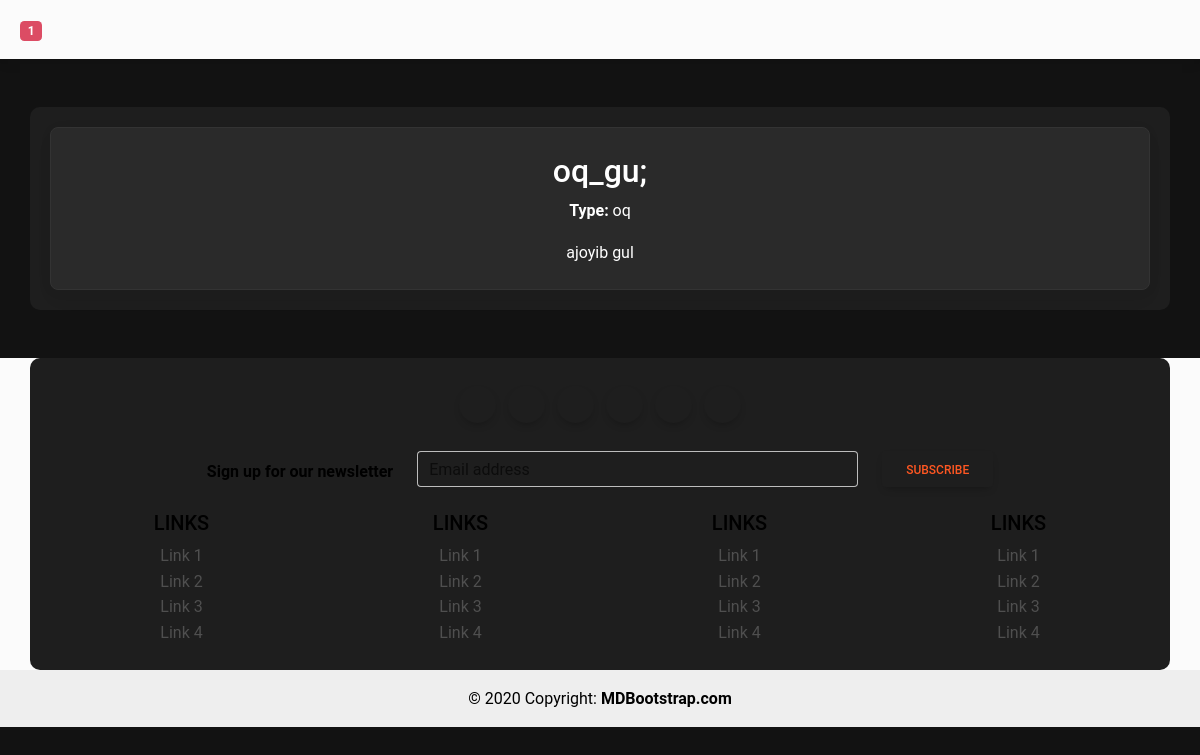
The app's page /flower/1/ with its own data.
### flowers/models.py (models this page shows, shortened)
class Flower(models.Model):
    name = models.CharField(max_length=100)
    type = models.ForeignKey(Type, on_delete=models.CASCADE, related_name='flowers')
    description = models.TextField(blank=True, null=True)

class Type(models.Model):
    name = models.CharField(max_length=100)

### flowers/views.py (the view)
# urls.py: path('flower/<int:flower_id>/', views.flower_detail, name='flower_detail'),
def flower_detail(request, flower_id):
    flower = get_object_or_404(Flower, id=flower_id)
    return render(request, 'flower_detail.html', {'flower': flower})

### templates/flower_detail.html
{% extends 'base.html' %}
{% block content %}
    <div class="card text-center">
        <div class="card-body">
            <h2 class="card-title">{{ flower.name }}</h2>
            <p class="card-text"><strong>Type:</strong> {{ flower.type.name }}</p>
            <p class="card-text">{{ flower.description }}</p>
        </div>
    </div>
{% endblock %}

### templates/base.html (style rules this page uses)
body { background-color: #121212; color: #ffffff; }
.card { background-color: #2a2a2a; color: #ffffff; border: 1px solid #333333; }
.card-title, .card-text { color: #ffffff; }

### records on screen
Flower: name "oq_gu;", type.name "oq", description "ajoyib gul"
